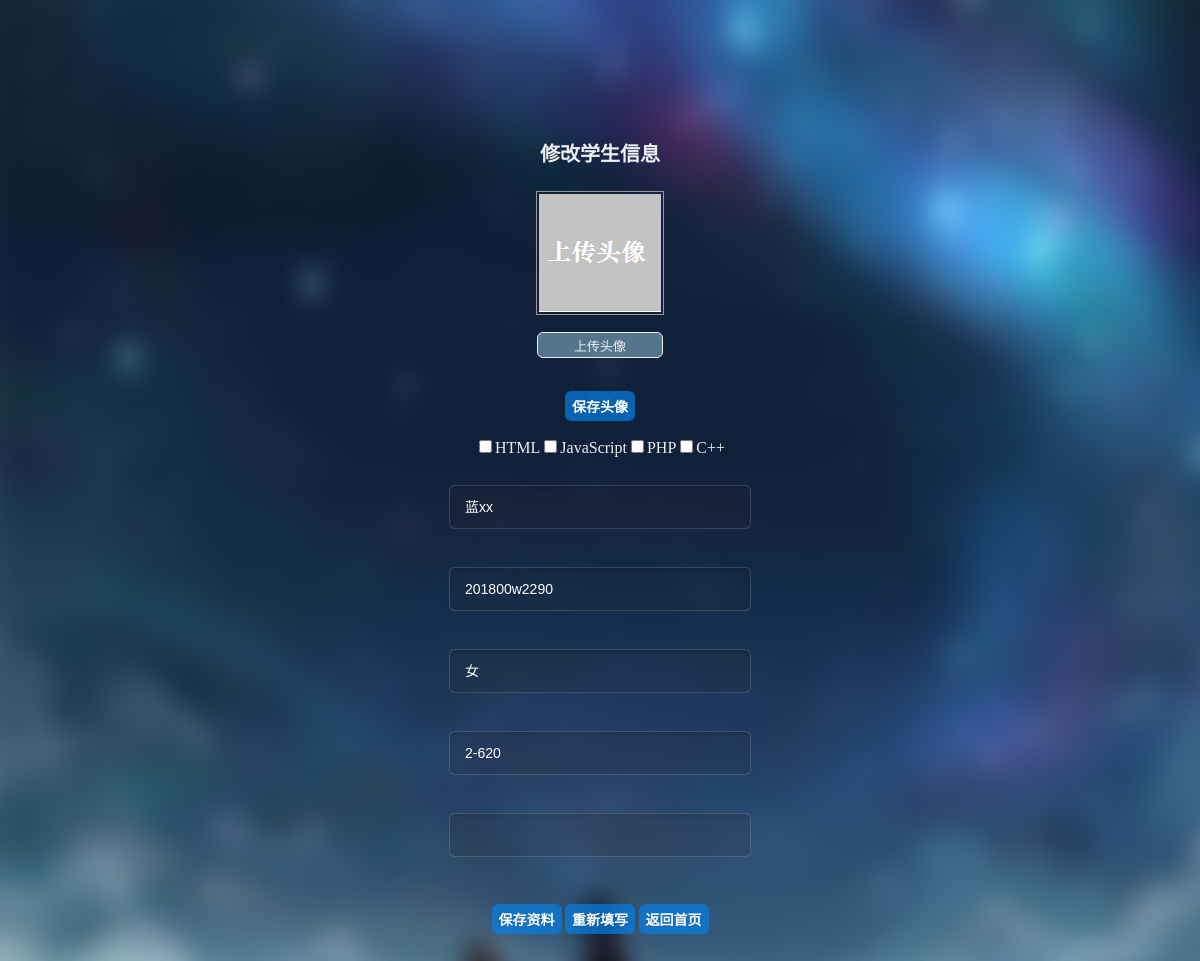
Screenshot of /stu_update/update.php?id=4 with the database file from the repository.
### tables this page shows
CREATE TABLE   students
(
     id 	int   primary key auto_increment,
     s_name 	varchar(300),
     s_num 	varchar(300),
     sex 	varchar(300),
     d_num 	varchar(255),
     s_hb       varchar(255),
     skill      text
)charset=utf8;

### function.php (called while the page is built, shortened)
<?php
function query($sql){
    if($result = mysql_query($sql)){
        return $result;
    }else{
        echo 'SQL执行失败<br>';
        echo '错误的SQL为：'.$sql;
        echo '错误代码为：'.mysql_errno();
        echo '错误信息为：'.mysql_error();
        die;
    }
}
function fetchRow($sql){
    if($result = query($sql)){
        $row = mysql_fetch_array($result,MYSQLI_ASSOC);
        return $row;
    }else{
        return false;
    }
}

### stu_update/update_html.php (the view, shortened to what this page needs)
<!doctype html>
<html>
    <head>
        <link type="text/css" rel="stylesheet" href="../CSS/update_html.css"/>
    </head>
    <body>
        <div class="box">
            <h1>修改学生信息</h1>
            <div class="p_box">
                <img src="<?php echo '../images/w_images/' . $info['id'] . '.jpg?rand=' . rand(); ?>" onerror="this.src='../images/default.jpg'" />
                <form method="post" enctype="multipart/form-data">
                    <p class="upload"><input name="pic" type="file"/>上传头像</p>
                    <p><button class="sub" type="submit">保存头像</button></p>
                </form>
            </div>
            <form method="post" >
                <table class="profile-table">
                    <tr><td><input type="text" name="s_name" value="<?php echo $emp_info['s_name']; ?>"/></td></tr>
                    <tr><td><input type="text" name="s_num" value="<?php echo $emp_info['s_num']; ?>"/></td></tr>
                    <tr><td><input id="date_of_birth" name="sex" type="text" value="<?php echo $emp_info['sex']; ?>"></td></tr>
                    <tr><td><input id="date_of_entry" name="d_num" type="text" value="<?php echo $emp_info['d_num']; ?>"></td></tr>
                    <tr><td><input type="text" name="s_hb"  value="<?php echo $emp_info['s_hb']; ?>"></td></tr>
			<?php foreach($skill as $k=>$v): ?>
				<input type="checkbox" name="skill[]" id="ck<?php echo $k; ?>" value="<?php echo $v; ?>"
                                    <?php if(in_array($v,$data['skill'])) echo 'checked'; ?> /><label for="ck<?php echo $k; ?>"><?php echo $v; ?></label>
			<?php endForeach; ?>
                    <tr><td colspan="2" class="td-btn">
                            <button type="submit" class="button">保存资料</button>
                            <button type="reset"  class="button" >重新填写</button>
                            <button value="返回首页" class="button" onclick="window.location.href='./test.php'">返回首页</button>
                        </td></tr>
                </table>
            </form>
        </div>
    </body>
</html>

### CSS/update_html.css (style rules this page uses)
body { background-image: url("../images/205_1.jpg");margin:0 auto;padding:0 ;text-align: center;background-repeat: no-repeat;background-size: cover; }
.box { width:450px;margin:100px auto;padding:25px; }
.box h1 { color: #ecf0f1;font-size:20px;text-align:center; }
.profile-table { margin:0 auto; }
.profile-table input { width:270px;height:42px;line-height:42px;margin-top:25px;padding:0 15px;background:#2d2d2d;background:rgba(45,45,45,.15);-moz-border-radius:6px;-webkit-border-radius:6px;border-radius:6px;border:1px solid #3d3d3d;border:1px solid rgba(255,255,255,.15);-moz-box-shadow:0 2px 3px 0 rgba(0,0,0,.1) inset;-webkit-box-shadow:0 2px 3px 0 rgba(0,0,0,.1) inset;box-shadow:0 2px 3px 0 rgba(0,0,0,.1) inset;font-family:"Microsoft YaHei",Helvetica,Arial,sans-serif;font-size:14px;color:#fff;text-shadow:0 1px 2px rgba(0,0,0,.1);-o-transition:all .2s;-moz-transition:all .2s;-webkit-transition:all .2s;-ms-transition:all .2s }
.profile-table button { cursor:pointer;margin-top:30px;width:70px;height:30px;margin-top:25px;padding:0; background: rgba(6, 127, 228, 0.71);-moz-border-radius:6px;-webkit-border-radius:6px;border-radius:6px;border:0;-moz-box-shadow:0 15px 30px 0 rgba(255,255,255,.25) inset,0 2px 7px 0 rgba(0,0,0,.2);cursor:pointer;font-family:"Microsoft YaHei",Helvetica,Arial,sans-serif;font-size:14px;font-weight:700;color:#fff;text-shadow:0 1px 2px rgba(0,0,0,.1);-o-transition:all .2s;-moz-transition:all .2s;-webkit-transition:all .2s;-ms-transition:all .2s }
.profile-table .td-btn { text-align:center;padding-top:10px; }
.profile-table th,.profile-table td { padding-bottom:10px; }
.profile-table td { font-size:14px; }
.p_box { width:190px; margin:0 auto; padding:0 auto ; }
.p_box button { cursor:pointer;width:70px;height:30px;padding:0; background: rgba(6, 127, 228, 0.71);-moz-border-radius:6px;-webkit-border-radius:6px;border-radius:6px;border:0;-moz-box-shadow:0 15px 30px 0 rgba(255,255,255,.25) inset,0 2px 7px 0 rgba(0,0,0,.2);font-family:"Microsoft YaHei",Helvetica,Arial,sans-serif;font-size:14px;font-weight:700;color:#fff;text-shadow:0 1px 2px rgba(0,0,0,.1);-o-transition:all .2s;-moz-transition:all .2s;-webkit-transition:all .2s;-ms-transition:all .2s }
.upload { position: relative; display: inline-block; font-size: 13px; width: 100px; height:16px; border: 1px solid #ecf0f1; padding: 4px 12px; overflow: hidden; color:#ecf0f1; background:#b6efff69; text-decoration: none; text-indent: 0; line-height: 20px; border-radius:6px; cursor: pointer; }
img { padding:2px;border:1px solid #999; margin: 10px 30px auto; }
label { color:#ecf0f1; }
.upload { clear:both; }

### rows the page displays
students: s_name "蓝xx", s_num "201800w2290", sex "女", d_num "2-620"

### other values shown
$v "HTML"
$v "JavaScript"
$v "PHP"
$v "C++"
